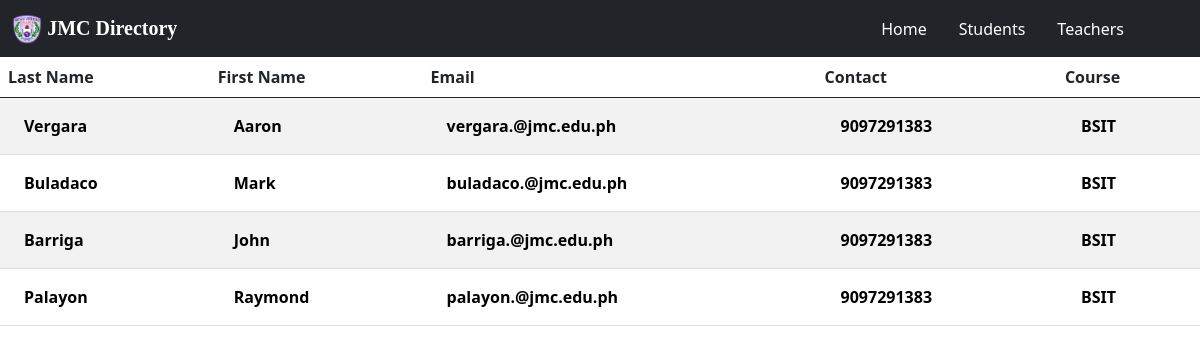
Screenshot of /teachers/ with the database file from the repository.
### class_records/models.py (models this page shows, shortened)
class Teacher(models.Model):
    First_name = models.CharField(max_length=200)
    Last_name = models.CharField(max_length=200)
    Email = models.CharField(max_length=50)
    Contact = models.IntegerField()
    Address = models.CharField(max_length=200)
    Course = models.CharField(max_length=10)

### class_records/views.py (the view)
# urls.py: path('teachers/', views.all_teachers, name='all_teachers'),
def all_teachers(request):
    teachers = Teacher.objects.all()
    return render(request, 'class_records/teachers.html', {'teachers': teachers,})

### class_records/templates/class_records/teachers.html
{% extends 'class_records/base.html' %}
{% block content %}
<table class="table table-striped table-hover">
  <thead>
        <tr>
            <th scope="col">Last Name</th>
            <th scope="col">First Name</th>
            <th scope="col">Email</th>
            <th scope="col">Contact</th>
            <th scope="col">Course</th>
        </tr>
  </thead>
    <tbody>
            {%  for teacher in teachers %}
            <tr>
                <th><a href="{% url 'class_records:teacher' teacher.id %}" class="nav-link" style="color:black">{{teacher.Last_name}}</a></th>
                <th><a href="{% url 'class_records:teacher' teacher.id %}" class="nav-link" style="color:black">{{teacher.First_name}}</a></th>
                <th><a href="{% url 'class_records:teacher' teacher.id %}" class="nav-link" style="color:black">{{teacher.Email}}</a></th>
                <th><a href="{% url 'class_records:teacher' teacher.id %}" class="nav-link" style="color:black">{{teacher.Contact}}</a></th>
                <th><a href="{% url 'class_records:teacher' teacher.id %}" class="nav-link" style="color:black">{{teacher.Course}}</a></th>
            </tr>
            {%  endfor %}
    </tbody>
</table>
{% endblock %}

### class_records/templates/class_records/base.html (style rules this page uses)
thead { display: table-header-group; }

### rows the page displays
Teacher: Last_name "Vergara", First_name "Aaron", Email "vergara.@jmc.edu.ph", Contact "9097291383", Course "BSIT"
Teacher: Last_name "Buladaco", First_name "Mark", Email "buladaco.@jmc.edu.ph", Contact "9097291383", Course "BSIT"
Teacher: Last_name "Barriga", First_name "John", Email "barriga.@jmc.edu.ph", Contact "9097291383", Course "BSIT"
Teacher: Last_name "Palayon", First_name "Raymond", Email "palayon.@jmc.edu.ph", Contact "9097291383", Course "BSIT"
